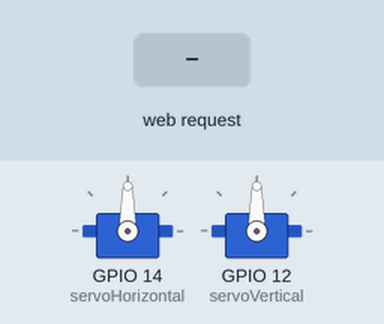
Bench run of a sketch on a simulated ESP8266 (NodeMCU). Shown: 2 × servo. Inputs (shaded band) come from the test bench. WiFi joins after 1.5 s; servers stay silent unless stated; what the sketch prints to the serial monitor is not drawn.

Above: at 2.7 s.
2.8 s: HTTP request GET /derecha received
At 3.9 s:
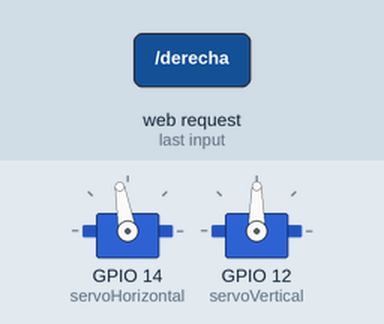
4.3 s: HTTP request GET /arriba received
At 5.0 s:
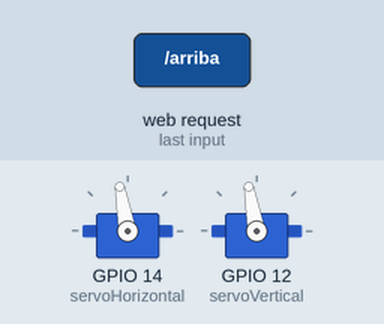
5.8 s: HTTP request GET /izquierda received
At 6.2 s:
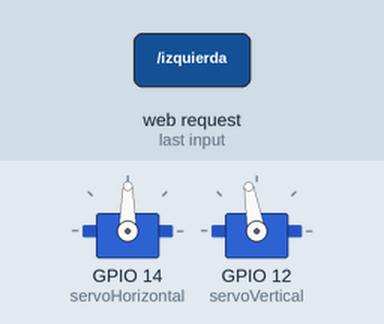
7.3 s: HTTP request GET /abajo received
At 8.5 s:
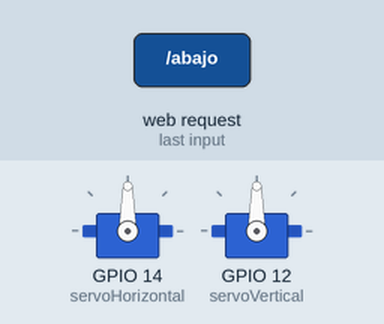
Timing chart, 0 to 9.8 s (numbered marks = the images above; inputs shaded):
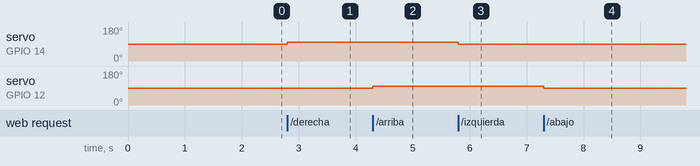

The sketch:

servos-webserver.ino
```cpp
#include <ESP8266WiFi.h>
#include <ESP8266WebServer.h>
#include <Servo.h>

const char* ssid = "SANTILLAN";
const char* password = "39998882";

ESP8266WebServer server(80);

Servo servoHorizontal;
Servo servoVertical;

// Establecer los ángulos iniciales y límites
int posHorizontal = 90;  // Posición inicial del servo horizontal
int posVertical = 90;    // Posición inicial del servo vertical
const int minAngle = 0;
const int maxAngle = 180;
const int stepSize = 10; // Tamaño de los pasos de movimiento

void setup() {
  Serial.begin(115200);

  // Conectar a la red Wi-Fi
  WiFi.begin(ssid, password);
  while (WiFi.status() != WL_CONNECTED) {
    delay(500);
    Serial.print(".");
  }
  Serial.println("\nConectado a la red Wi-Fi");

  // Configurar los servos en los pines GPIO
  servoHorizontal.attach(14); // GPIO14 (D5 en algunos modelos)
  servoVertical.attach(12);   // GPIO12 (D6 en algunos modelos)

  // Configurar las rutas de los comandos
  server.on("/izquierda", []() {
    server.sendHeader("Access-Control-Allow-Origin", "*"); // Permitir acceso desde cualquier origen
    posHorizontal = max(minAngle, posHorizontal - stepSize);
    servoHorizontal.write(posHorizontal);
    server.send(200, "text/plain", "Moviendo Izquierda");
  });

  server.on("/derecha", []() {
    server.sendHeader("Access-Control-Allow-Origin", "*"); // Permitir acceso desde cualquier origen
    posHorizontal = min(maxAngle, posHorizontal + stepSize);
    servoHorizontal.write(posHorizontal);
    server.send(200, "text/plain", "Moviendo Derecha");
  });

  server.on("/abajo", []() {
    server.sendHeader("Access-Control-Allow-Origin", "*"); // Permitir acceso desde cualquier origen
    posVertical = max(minAngle, posVertical - stepSize);
    servoVertical.write(posVertical);
    server.send(200, "text/plain", "Moviendo Abajo");
  });

  server.on("/arriba", []() {
    server.sendHeader("Access-Control-Allow-Origin", "*"); // Permitir acceso desde cualquier origen
    posVertical = min(maxAngle, posVertical + stepSize);
    servoVertical.write(posVertical);
    server.send(200, "text/plain", "Moviendo Arriba");
  });

  // Iniciar el servidor
  server.begin();
  Serial.println("Servidor iniciado");
  Serial.print("IP: ");
  Serial.println(WiFi.localIP());
}

void loop() {
  // Mantener el servidor en funcionamiento
  server.handleClient();
}
```

Measured:
- after the input at 2.8 s, servo on GPIO 14 (servoHorizontal): 90° → 100° at once
- after the input at 4.3 s, servo on GPIO 12 (servoVertical): 90° → 100° at once
- after the input at 5.8 s, servo on GPIO 14 (servoHorizontal): 100° → 90° at once
- after the input at 7.3 s, servo on GPIO 12 (servoVertical): 100° → 90° at once
